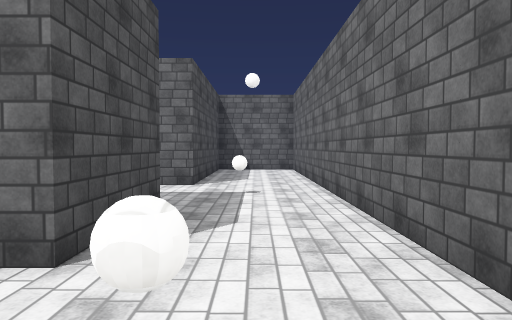
View 1 (above)

24 first-person views from a walk through a scene from a Unity 3-D project. The camera is 1.5 m above the floor, tilts 2° down and sees 70° across. The floor is counted in squares, 2 m on a side. Each view is taken from the middle of a square. On the plan, view 1 faces up. The plan holds only what a view shows up to about 11 squares ahead; the rest is blank. The player is left out. Surface patterns are stand-ins for the level's own textures.

View 2
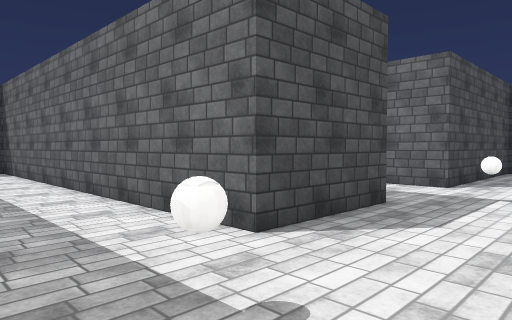

View 3
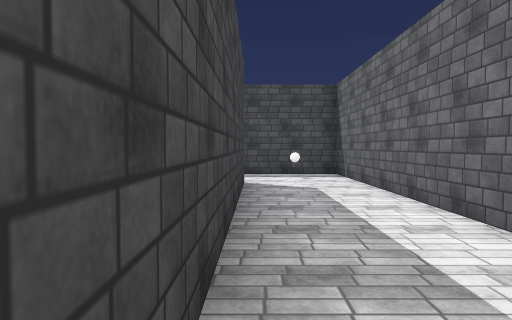

View 4
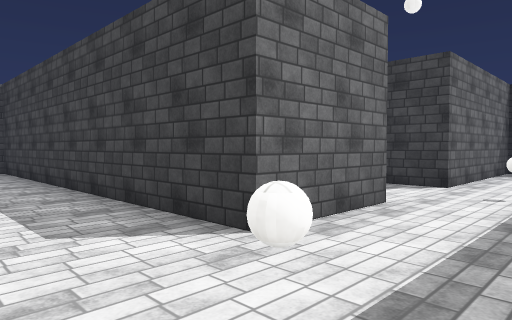

View 5
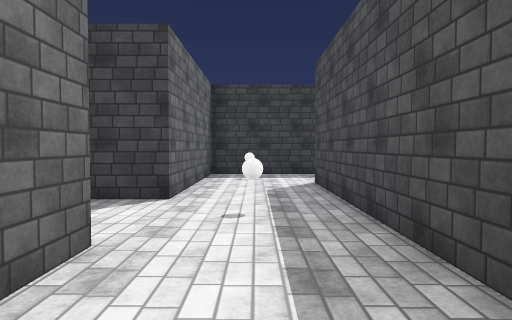

View 6
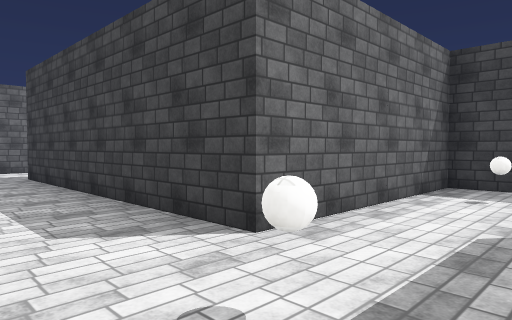

View 7
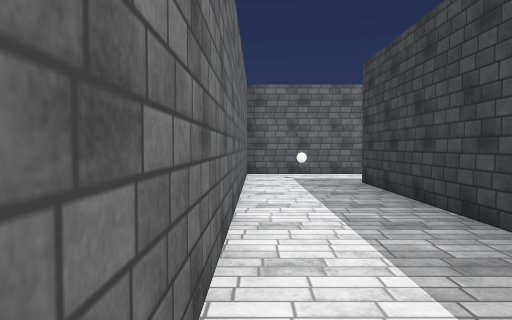

View 8
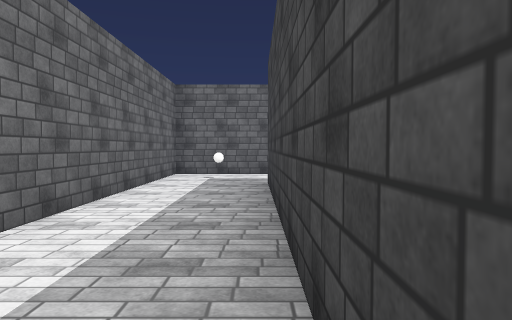

View 9
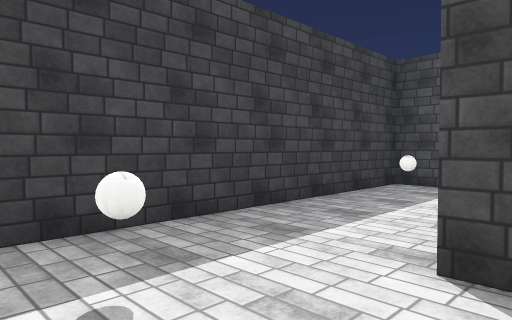

View 10
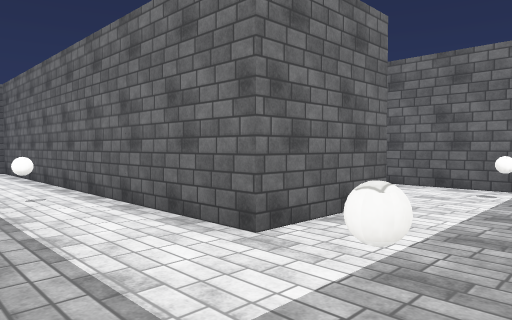

View 11
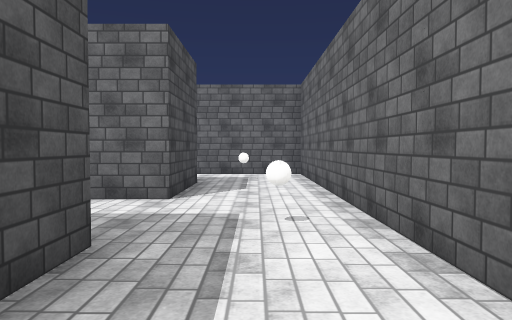

View 12
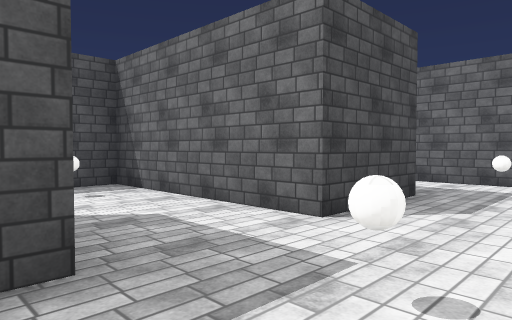

View 13
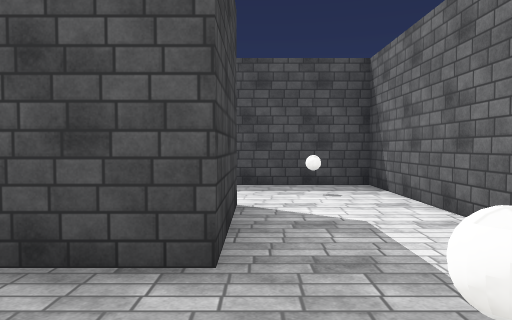

View 14
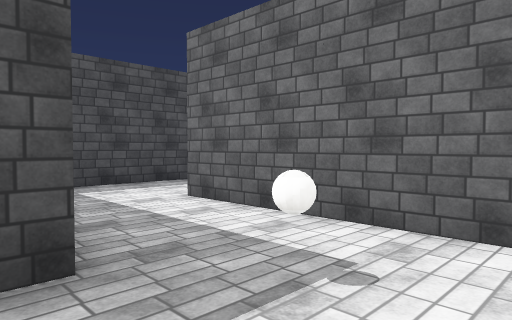

View 15
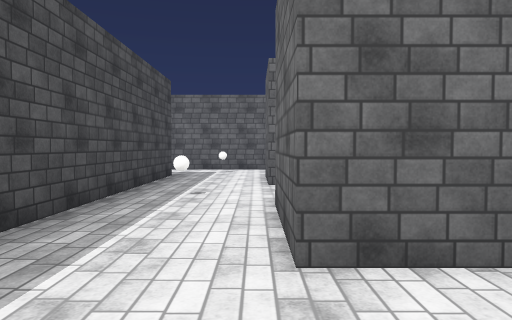

View 16
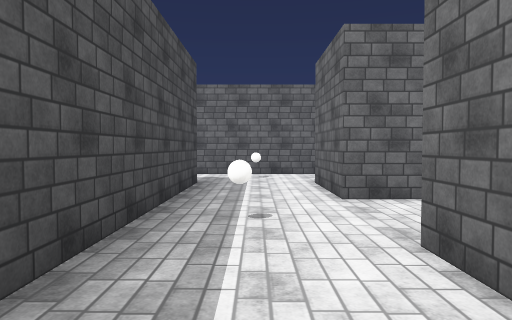

View 17
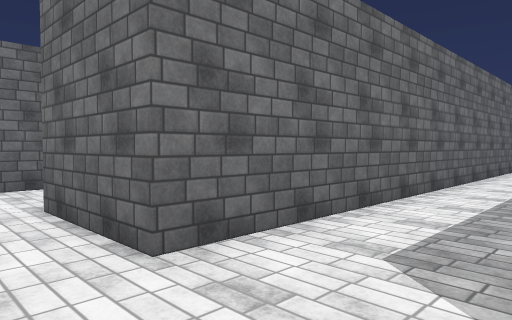

View 18
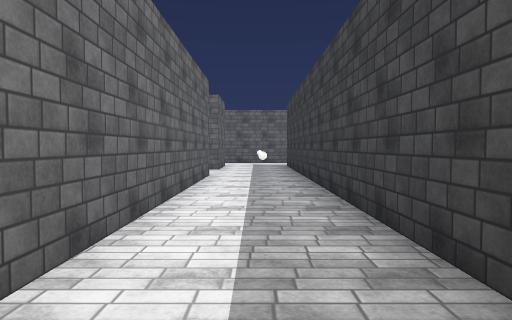

View 19
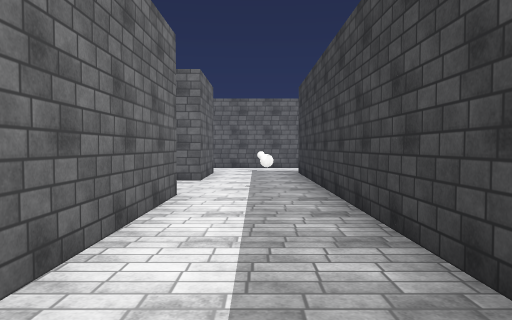

View 20
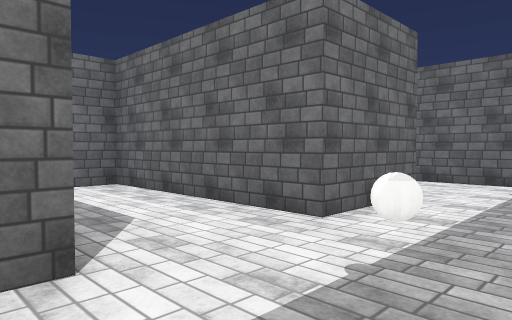

View 21
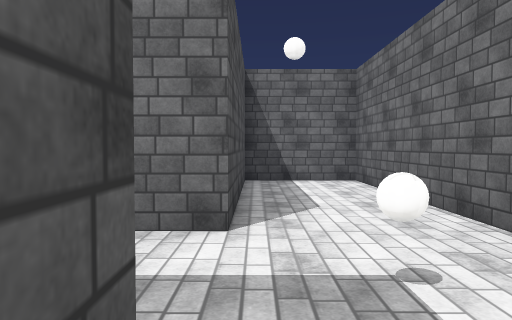

View 22
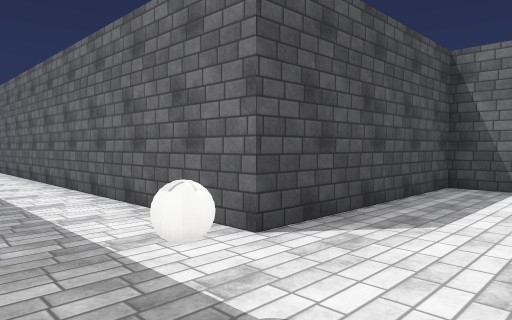

View 23
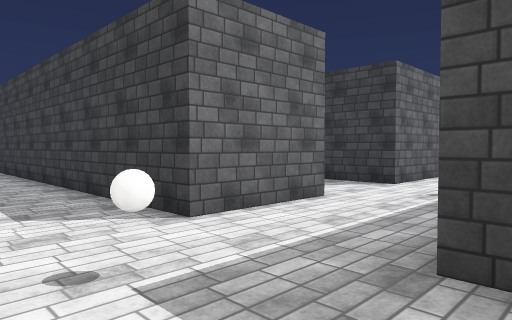

View 24
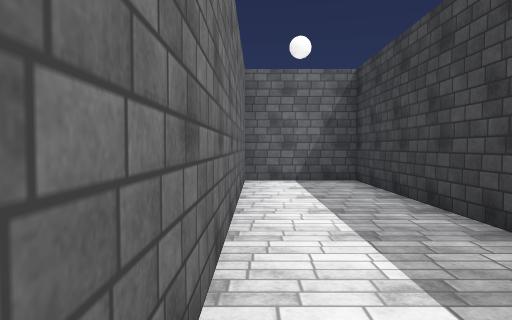

### Floor plan
Points are (right, up) in squares from view 1. A wall is a line through its corners. A room is listed if a view was taken in it or the views show most of it. See-through windows are left out.
Room 1 (views 1, 2, 3, 4, 5, 6, 7, 8, 9, 10, 11, 12, 13, 14, 15, 16, 17, 18, 19, 20, 21, 22, 23, 24)
walls: (-14.2, 4.7) (-1.2, 4.7) (-1.2, 2.3) (-11.3, 2.3) (-11.3, -7.8) (-13.7, -7.8) (-13.7, 2.3) (-18.7, 2.3) (-18.7, 4.7) (-17, 4.7); (-16.2, -0.1) (-16.2, -2.8) (-21.2, -2.8) (-21.2, -5.4); (-18.6, -5.3) (-16.2, -5.3) (-16.2, -6.6); (-9.3, 12.2) (-21.8, 12.2); (1.3, 1.8) (1.3, 12.2) (-1.2, 12.2) (-1.2, 7.2) (-3.7, 7.2) (-3.7, 12.2) (-6.2, 12.2) (-6.2, 7.2) (-18.7, 7.2) (-18.7, 9.7) (-8.8, 9.7) (-8.8, 12.3); (-16.2, -9.4) (-16.2, -10.2) (-8.8, -10.2) (-8.8, -5.3) (-1.2, -5.3); (1.3, -6) (1.3, -2.8) (-8.8, -2.8) (-8.8, -0.2) (1.2, -0.2); (-21.2, 9.8) (-21.2, 1.4)
objects: ball (-20, -4); ball (-20, 6); ball (-20, 11); ball (-15, -9); ball (-15, -4); ball (-15, 1); ball (-10, -9); ball (-10, -4); ball (-10, 1); ball (-5, 6); other object (0, -4); ball (0, 1); ball (0, 6)

Positions as (right, up) in squares from view 1, and headings:
1: (0, 0), facing up
2: (1, 0), facing up-left
3: (-1, 0), facing left
4: (-11, 2), facing down-right
5: (-10, 0), facing down
6: (-11, -3), facing down-right
7: (-9, -3), facing right
8: (-9, -5), facing right
9: (-9, -7), facing down-left
10: (-16, -10), facing up-right
11: (-15, -8), facing up
12: (-14, -6), facing up-left
13: (-14, -5), facing left
14: (-14, -1), facing up-left
15: (-19, 0), facing up
16: (-20, 2), facing up
17: (-20, 5), facing up-right
18: (-16, 6), facing right
19: (-12, 6), facing right
20: (-7, 5), facing up-right
21: (-1, 4), facing up
22: (-4, 5), facing up-left
23: (-22, 12), facing down-right
24: (-17, 12), facing right
